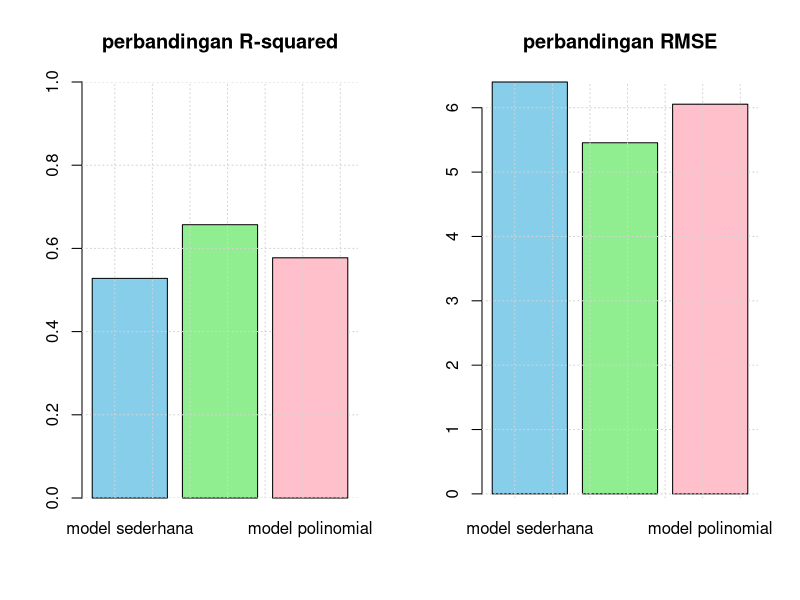
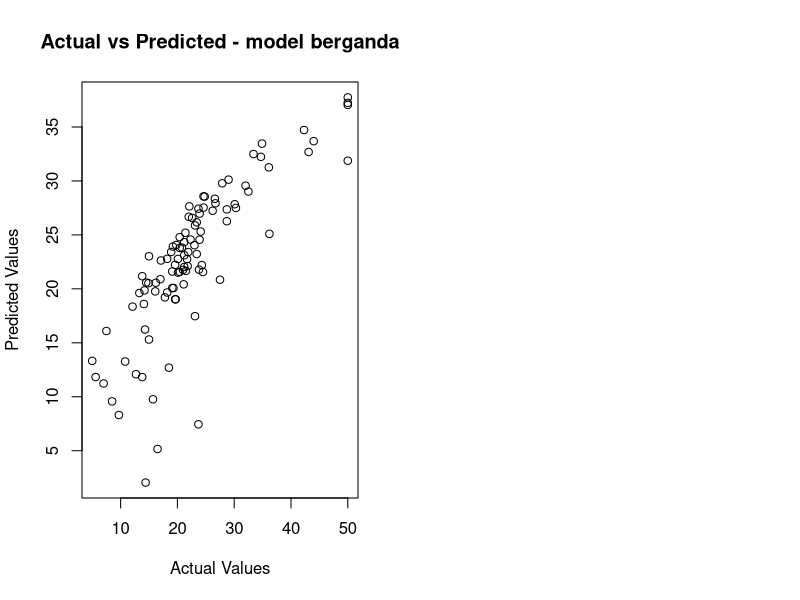

R code for these plots, in order:
# download packages
install.packages("caret")

# load library yang dibutuhkan
library(MASS)
library(caret)

# load dan siapkan data
data(Boston)
?Boston
set.seed(123)

# membagi data menjadi training dan testing
training_index <- createDataPartition(Boston$medv, p = 0.8, list = FALSE)
train_data <- Boston[training_index, ]
test_data <- Boston[-training_index, ]


## 1. membuat ketiga model
# model 1: regresi linear sederhana
model_sederhana <- lm(medv ~ rm, data = train_data)
summary(model_sederhana)

# model 2: regresi linear berganda
model_berganda <- lm(medv ~ rm + lstat + age + dis, data = train_data)
summary(model_berganda)

# model 3: regresi polinomial
model_poly <- lm(medv ~ rm + I(rm^2), data = train_data)
summary(model_poly)


## 2. fungsi untuk menghitung R2 dan RMSE
calculate_metrics <- function(model, test_data) {
  predictions <- predict(model, newdata = test_data)
  
  # menghitung R-Squared
  r2 <- 1 - sum((test_data$medv - predictions) ^2) /
    sum((test_data$medv - mean(test_data$medv)) ^2)
  
  # menghitung RMSE
  rmse <- sqrt(mean((test_data$medv - predictions) ^2))
  
  return(c(R_squared = r2, RMSE = rmse))
}


## 3. menghitung metrics untuk setiap model
metrics_sederhana <- calculate_metrics(model_sederhana, test_data)
metrics_berganda <- calculate_metrics(model_berganda, test_data)
metrics_poly <- calculate_metrics(model_poly, test_data)

# membuat tabel perbandingan
comparison_table <- rbind(
  "model sederhana" = metrics_sederhana,
  "model berganda" = metrics_berganda,
  "model polinomial" = metrics_poly
)

# print hasil perbandingan
cat("perbandingan model:\n")
print(round(comparison_table, 4))



## visualisasi perbandingan metrics
par(mfrow = c(1, 2))

# plot RMSE
barplot(comparison_table[,1],
        main = "perbandingan R-squared",
        ylim = c(0, 1),
        col = c("skyblue", "lightgreen", "pink"))
grid()

# plot RMSE
barplot(comparison_table[,2],
        main = "perbandingan RMSE",
        col = c("skyblue", "lightgreen", "pink"))
grid()


## 5. menentukan model terbaik
best_r2 <- which.max(comparison_table[,1])
best_rmse <- which.min(comparison_table[,2])

cat("\nBerdasarkan R-Squared tertinggi: ")
cat("\nModel terbaik adalah:", rownames(comparison_table)[best_r2])
cat("\nNilai R-Squared adalah: ", round(comparison_table[best_r2, 1], 4))

cat("\nBerdasarkan RMSE Terendah: ")
cat("\nModel terbaik adalah:", rownames(comparison_table)[best_rmse])
cat("\nNilai RMSE adalah: ", round(comparison_table[best_rmse, 2], 4))



## 6. visualisasi prediksi model terbaik
best_model <- if(best_rmse == best_r2) {
  model_name <- tolower(strsplit(rownames(comparison_table)[best_rmse], " ")[[1]][2])
  model_name <- ifelse(model_name == "polinomial", "poly", model_name)  # Koreksi nama
  list(model = get(paste0("model_", model_name)),
       name = rownames(comparison_table)[best_rmse])
} else {
  cat("\n\r Perhatian: R-squared dan RMSE menunjukan model terbaik yang berbeda.")
  cat("\nDisarankan untuk mempertimbangkan tujuan analisis dalam pemilihan model final.")
  model_name <- tolower(strsplit(rownames(comparison_table)[best_rmse], " ")[[1]][2])
  model_name <- ifelse(model_name == "polinomial", "poly", model_name)  # Koreksi nama
  list(model = get(paste0("model_", model_name)),
       name = rownames(comparison_table)[best_rmse])
}


# Plot actual vs predicted untuk model terbaik
predictions <- predict(best_model$model, newdata = test_data)

plot(test_data$medv, predictions,
     main = paste("Actual vs Predicted -", best_model$name),
     xlab = "Actual Values",
     ylab = "Predicted Values")

